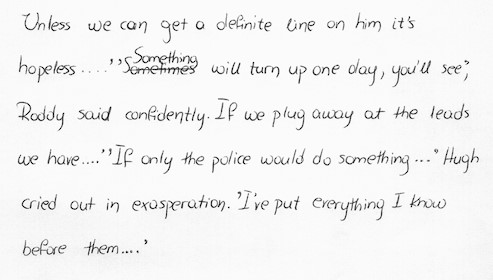
#> input picture non_dyslexic/10.jpg, 493 x 280 px, found by its file name
$ jupyter execute --allow-errors Untitled2.ipynb
#> lines starting #> are read from the running program, lines starting #| are printed output that depends on the picture; after the words box and inside, x2 and y2 are one past the last pixel; in counts of white or black regions, pixels touching at a corner belong together
# Team:
# AMAN SHARMA(21BCE5769)
# OJAS AKLECHA(21BCE1109)

# IMPORTING ALL THE LIBRARIES

[cell 1]
import cv2
import pytesseract
from pytesseract import Output
import matplotlib.pyplot as plt
from PIL import Image
import import_ipynb
import numpy as np
import os
import glob

# SETTING UP THE PYTESSERACT PATH

[cell 2]
pytesseract.pytesseract.tesseract_cmd = r'C:\Program Files\Tesseract-OCR\tesseract.exe'

# SETTING UP THE DYSLEXIC AND NON DYSLEXIC IMAGE DIRECTORY

[cell 3]
image_directory_dyslexic = './data/dyslexic'

image_directory_non_dyslexic = './data/non_dyslexic'

image_files_dy = glob.glob(os.path.join(image_directory_dyslexic, '*.jpg')) + glob.glob(os.path.join(image_directory_dyslexic, '*.png'))
image_files_non_dy = glob.glob(os.path.join(image_directory_non_dyslexic, '*.jpg')) + glob.glob(os.path.join(image_directory_non_dyslexic, '*.png'))

# PRINTING THE FETCHED IMAGES DIR

[cell 4]
print(image_files_dy)

[cell 5]
print(image_files_non_dy)

# Sample Extraction

# Visualizing the image

[cell 6]
image_path = './data/non_dyslexic/10.jpg'
img = Image.open(image_path)
#> img is the input picture: PIL image 493x280 RGB; min 0, max 255, mean 242.5

[cell 7]
# print metadata
print(f"Random image path: {image_path}")
print(f"Image height: {img.height}")
#| Image height: 280
print(f"Image width: {img.width}")
#| Image width: 493
img

[cell 8]
def preprocess_image(image):
    gray_image = cv2.cvtColor(image, cv2.COLOR_BGR2GRAY)
    cv2.imshow('Grayscale Image', gray_image)
    cv2.waitKey(0)
    cv2.destroyAllWindows()

    blurred_image = cv2.GaussianBlur(gray_image, (5, 5), 0)
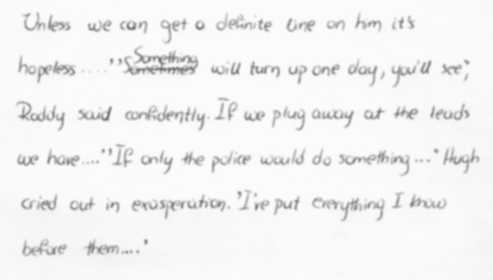
#> blurred_image: shape (280, 493); min 109, max 252, mean 242.5
    cv2.imshow('Blurred Image', blurred_image)
    cv2.waitKey(0)
    cv2.destroyAllWindows()

    threshold_image = cv2.adaptiveThreshold(blurred_image, 255, cv2.ADAPTIVE_THRESH_GAUSSIAN_C, cv2.THRESH_BINARY, 11, 2)
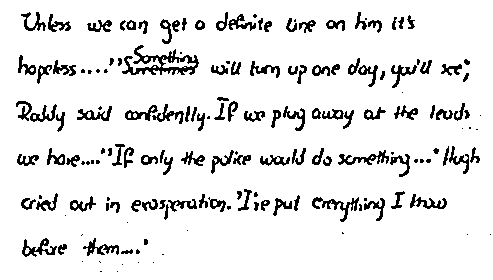
#> threshold_image: shape (280, 493); 90.8% white; black in thin lines or dots, all inside (x1, y1, x2, y2) = (16, 12, 491, 272)
    cv2.imshow('Threshold Image', threshold_image)
    cv2.waitKey(0)
    cv2.destroyAllWindows()

    return gray_image

[cell 9]
image_path = './data/non_dyslexic/10.jpg'

image = cv2.imread(image_path)

preprocessed_image = preprocess_image(image)
#> (the rest of this cell did not finish here and is left out)

[cell 10]
from textblob import TextBlob
#> (the rest of this cell did not finish here and is left out)

[cell 11]
import nltk
nltk.download('punkt')
#> (this line was passed over: nltk is not available in this run)

[cell 12]
import language_tool_python
import requests

#> (the rest of this cell did not finish here and is left out)

[cell 13]
extracted_text="Unless we can get e definite tne on him its hopelss....°SSRERMB wit turn up one day, yall se} Reddy said contdently. IP we plug away at He leads we have...""IP only the police would do something ..” Hugh Cried out in exasperation. “Tie put Crerything E kro befare them...’"
import language_tool_python
from textblob import TextBlob
import requests

#> (the rest of this cell did not finish here and is left out)

[cell 14]
def process_images(directory, label):
#> called with directory = './data/dyslexic', label = 1
    data = []
    for filename in os.listdir(directory):
        if filename.endswith(".jpg") or filename.endswith(".png"):  # Assuming images are jpg or png format
            image_path = os.path.join(directory, filename)
            image = cv2.imread(image_path)
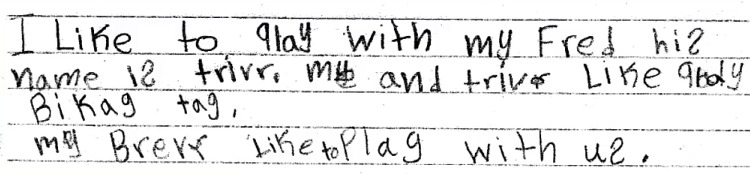
#> input picture dyslexic/1.jpg, 750 x 174 px, found by its file name
#> image is the input picture: shape (174, 750, 3); mean B, G, R 231.9, 231.9, 231.9
            preprocessed_image = preprocess_image(image)
#> in preprocess_image (call 2), `blurred_image = cv2.GaussianBlur(gray_image, (5, 5), 0)`:
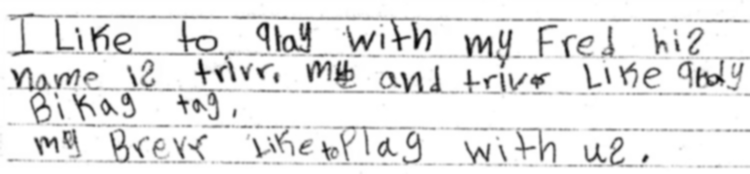
#> blurred_image: shape (174, 750); min 7, max 255, mean 231.9
#> in preprocess_image (call 2), `threshold_image = cv2.adaptiveThreshold(blurred_image, 255, cv2.ADAPTI..`:
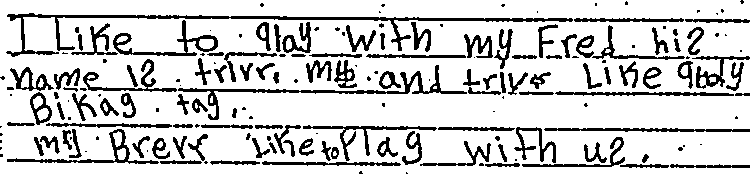
#> threshold_image: shape (174, 750); 81.5% white; 183 black regions (74 under 20 px), largest, box (x1, y1, x2, y2) and area: (6, 13, 573, 57) 2351, (178, 65, 467, 120) 1319, (113, 20, 218, 56) 748
            extracted_text = pytesseract.image_to_string(preprocessed_image)
            spelling_acc = spelling_accuracy(extracted_text)
            grammatical_acc = grammatical_accuracy(extracted_text)
            percentage_correction = (100 - spelling_acc + 100 - grammatical_acc)
            data.append([spelling_acc, grammatical_acc, percentage_correction, label])
    return data

#> (the rest of this cell did not finish here and is left out)
